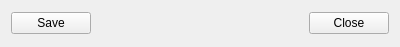
<?xml version="1.0" encoding="UTF-8"?>
<ui version="4.0">
 <class>Sekura::BottomButtonsWidget</class>
 <widget class="QWidget" name="Sekura::BottomButtonsWidget">
  <property name="geometry">
   <rect>
    <x>0</x>
    <y>0</y>
    <width>400</width>
    <height>47</height>
   </rect>
  </property>
  <property name="sizePolicy">
   <sizepolicy hsizetype="Preferred" vsizetype="Maximum">
    <horstretch>0</horstretch>
    <verstretch>0</verstretch>
   </sizepolicy>
  </property>
  <property name="windowTitle">
   <string>Form</string>
  </property>
  <layout class="QHBoxLayout" name="horizontalLayout">
   <item>
    <widget class="QPushButton" name="pbSave">
     <property name="text">
      <string>Save</string>
     </property>
     <property name="icon">
      <iconset resource="resources.qrc">
       <normaloff>:/images/015-checkmark.png</normaloff>:/images/015-checkmark.png</iconset>
     </property>
    </widget>
   </item>
   <item>
    <spacer name="horizontalSpacer">
     <property name="orientation">
      <enum>Qt::Horizontal</enum>
     </property>
     <property name="sizeHint" stdset="0">
      <size>
       <width>221</width>
       <height>20</height>
      </size>
     </property>
    </spacer>
   </item>
   <item>
    <widget class="QPushButton" name="pbClose">
     <property name="text">
      <string>Close</string>
     </property>
     <property name="icon">
      <iconset resource="resources.qrc">
       <normaloff>:/images/003-close.png</normaloff>:/images/003-close.png</iconset>
     </property>
    </widget>
   </item>
  </layout>
 </widget>
 <resources>
  <include location="resources.qrc"/>
 </resources>
 <connections/>
</ui>
